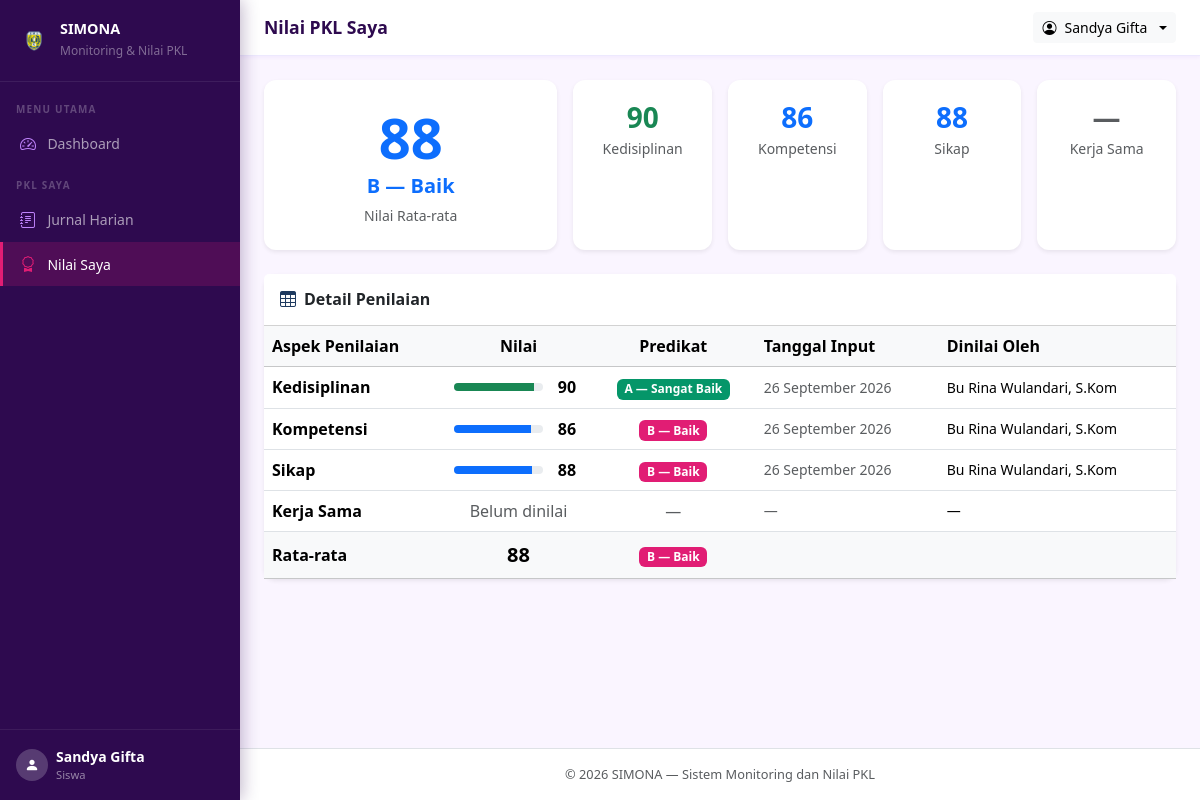
The page /siswa/nilai/index.php (signed in) on the database its author committed.
### tables this page shows
CREATE TABLE IF NOT EXISTS `nilai` (
  `id`               INT UNSIGNED    NOT NULL AUTO_INCREMENT,
  `siswa_id`         INT UNSIGNED    NOT NULL,
  `aspek_penilaian`  VARCHAR(50)     NOT NULL COMMENT 'Contoh: Kedisiplinan, Kompetensi, Sikap',
  `nilai`            TINYINT UNSIGNED NOT NULL COMMENT 'Rentang 0-100',
  `tanggal_input`    DATE            NOT NULL,
  `diberikan_oleh`   INT UNSIGNED    NOT NULL COMMENT 'Relasi ke users.id (admin/guru)',
  PRIMARY KEY (`id`),
   
  UNIQUE KEY `uq_siswa_aspek` (`siswa_id`, `aspek_penilaian`),
  KEY `idx_nilai_siswa`   (`siswa_id`),
  KEY `idx_nilai_pemberi` (`diberikan_oleh`),
  CONSTRAINT `fk_nilai_siswa`
    FOREIGN KEY (`siswa_id`)
    REFERENCES `siswa`(`id`)
    ON DELETE CASCADE,
  CONSTRAINT `fk_nilai_user`
    FOREIGN KEY (`diberikan_oleh`)
    REFERENCES `users`(`id`)
    ON DELETE RESTRICT    
);

CREATE TABLE IF NOT EXISTS `users` (
  `id`         INT UNSIGNED  NOT NULL AUTO_INCREMENT,
  `nama`       VARCHAR(100)  NOT NULL,
  `username`   VARCHAR(50)   NOT NULL,
  `password`   VARCHAR(255)  NOT NULL COMMENT 'Hasil password_hash(), bukan teks asli',
  `role`       ENUM('admin','siswa') NOT NULL DEFAULT 'siswa',
  `created_at` TIMESTAMP     NOT NULL DEFAULT CURRENT_TIMESTAMP,
  PRIMARY KEY (`id`),
  UNIQUE KEY `uq_username` (`username`)
);

### includes/functions.php (called while the page is built, shortened)
<?php
function e(string $string): string
{
    return htmlspecialchars($string, ENT_QUOTES, 'UTF-8');
}
function format_tanggal(string $tanggal): string
{
    $bulan = [
        1  => 'Januari',  2  => 'Februari', 3  => 'Maret',
        4  => 'April',    5  => 'Mei',       6  => 'Juni',
        7  => 'Juli',     8  => 'Agustus',   9  => 'September',
        10 => 'Oktober',  11 => 'November',  12 => 'Desember',
    ];
    $ts = strtotime($tanggal);
    return date('j', $ts) . ' ' . $bulan[(int)date('n', $ts)] . ' ' . date('Y', $ts);
}

### siswa/nilai/index.php (the view, shortened to what this page needs)
<?php
require_once __DIR__ . '/../../includes/functions.php';
$db       = get_db();
$user     = current_user();
$siswa_id = $user['siswa_id'];
$aspek_list = ['Kedisiplinan', 'Kompetensi', 'Sikap', 'Kerja Sama'];
$stmt = $db->prepare("
    SELECT n.aspek_penilaian, n.nilai, n.tanggal_input, u.nama AS nama_guru
    FROM nilai n
    JOIN users u ON n.diberikan_oleh = u.id
    WHERE n.siswa_id = ?
");
$stmt->execute([$siswa_id]);
$nilai_rows = $stmt->fetchAll();
$nilai_map = [];
foreach ($nilai_rows as $n) {
    $nilai_map[$n['aspek_penilaian']] = $n;
}
$angka_list = array_column($nilai_rows, 'nilai');
$rata       = empty($angka_list) ? null : round(array_sum($angka_list) / count($angka_list), 1);
function predikat(float $nilai): array {
    if ($nilai >= 90) return ['A', 'Sangat Baik',  'success'];
    if ($nilai >= 80) return ['B', 'Baik',          'primary'];
    return                   ['D', 'Perlu Perbaikan','danger'];
}
require_once __DIR__ . '/../../includes/header.php';
?>
<?php if (empty($nilai_rows)): ?>
  <div class="card border-0 shadow-sm">
    <div class="card-body text-center py-5 text-muted">
      <i class="bi bi-award fs-2 d-block mb-2"></i>
      Nilai kamu belum diinput oleh guru. Sabar ya!
    </div>
  </div>
<?php else: ?>
<div class="row g-3 mb-4">
  <div class="col-12 col-md-4">
    <div class="card border-0 shadow-sm h-100 text-center">
      <div class="card-body py-4">
        <?php [$huruf, $label, $warna] = predikat($rata); ?>
        <div class="display-4 fw-bold text-<?= $warna ?>"><?= $rata ?></div>
        <div class="fs-5 fw-semibold text-<?= $warna ?>"><?= $huruf ?> — <?= $label ?></div>
        <div class="text-muted small mt-1">Nilai Rata-rata</div>
      </div>
    </div>
  </div>
  <?php foreach ($aspek_list as $aspek):
    $d = $nilai_map[$aspek] ?? null;
  ?>
  <div class="col-6 col-md-2">
    <div class="card border-0 shadow-sm h-100 text-center">
      <div class="card-body py-3">
        <?php if ($d): ?>
          <?php [$h, $l, $w] = predikat((float)$d['nilai']); ?>
          <div class="fs-3 fw-bold text-<?= $w ?>"><?= $d['nilai'] ?></div>
        <?php else: ?>
          <div class="fs-3 fw-bold text-muted">—</div>
        <?php endif; ?>
        <div class="text-muted small"><?= e($aspek) ?></div>
      </div>
    </div>
  </div>
  <?php endforeach; ?>
</div>
<div class="card border-0 shadow-sm">
  <div class="card-header bg-white py-3">
    <h6 class="mb-0 fw-bold">
      <i class="bi bi-table me-2" style="color:#1e3a5f"></i>Detail Penilaian
    </h6>
  </div>
  <div class="card-body p-0">
    <table class="table align-middle mb-0">
      <thead class="table-light">
        <tr>
          <th>Aspek Penilaian</th>
          <th class="text-center">Nilai</th>
          <th class="text-center">Predikat</th>
          <th>Tanggal Input</th>
          <th>Dinilai Oleh</th>
        </tr>
      </thead>
      <tbody>
        <?php foreach ($aspek_list as $aspek):
          $d = $nilai_map[$aspek] ?? null;
        ?>
        <tr>
          <td class="fw-semibold"><?= e($aspek) ?></td>
          <td class="text-center">
            <?php if ($d): ?>
              <div class="d-flex align-items-center gap-2">
                <div class="progress flex-grow-1" style="height:8px">
                  <?php [$h,$l,$w] = predikat((float)$d['nilai']); ?>
                  <div class="progress-bar bg-<?= $w ?>" style="width:<?= $d['nilai'] ?>%"></div>
                </div>
                <span class="fw-bold" style="min-width:32px"><?= $d['nilai'] ?></span>
              </div>
            <?php else: ?>
              <span class="text-muted">Belum dinilai</span>
            <?php endif; ?>
          </td>
          <td class="text-center">
            <?php if ($d):
              [$h, $l, $w] = predikat((float)$d['nilai']);
            ?>
              <span class="badge bg-<?= $w ?>"><?= $h ?> — <?= $l ?></span>
            <?php else: ?>
              <span class="text-muted">—</span>
            <?php endif; ?>
          </td>
          <td class="small text-muted">
            <?= $d ? format_tanggal($d['tanggal_input']) : '—' ?>
          </td>
          <td class="small">
            <?= $d ? e($d['nama_guru']) : '—' ?>
          </td>
        </tr>
        <?php endforeach; ?>
      </tbody>
      <tfoot class="table-light">
        <tr>
          <td class="fw-bold">Rata-rata</td>
          <td class="text-center fw-bold fs-5"><?= $rata ?></td>
          <td class="text-center">
            <?php [$h, $l, $w] = predikat($rata); ?>
            <span class="badge bg-<?= $w ?>"><?= $h ?> — <?= $l ?></span>
          </td>
          <td colspan="2"></td>
        </tr>
      </tfoot>
    </table>
  </div>
</div>
<?php endif; ?>
<?php require_once __DIR__ . '/../../includes/footer.php'; ?>

### includes/header.php (style rules this page uses)
:root { --sidebar-width: 240px; --primary: #2E0A4F; --accent: #E11D74; --accent-soft: #7C3AED; --accent-light: rgba(225,29,116,0.1); --accent-soft-light: rgba(124,58,237,0.1); }
body { background: #FAF5FF; font-family: 'Segoe UI', sans-serif; }
.badge.bg-primary { background: var(--accent) !important; }
.badge.bg-success { background: #059669 !important; }
.card { border-radius: 12px !important; }

### rows shown on the page
nilai: nilai "90", tanggal_input "26 September 2026"
nilai: nilai "86", tanggal_input "26 September 2026"
nilai: nilai "88", tanggal_input "26 September 2026"
users: nama "Bu Rina Wulandari, S.Kom"

### other values the page prints
$user['nama'] "Sandya Gifta"
$page_title "Nilai PKL Saya"
$rata "88"
$huruf "B"
$label "Baik"
$aspek "Kedisiplinan"
$aspek "Kompetensi"
$aspek "Sikap"
$aspek "Kerja Sama"
$h "A"
$l "Sangat Baik"
$h "B"
$l "Baik"
